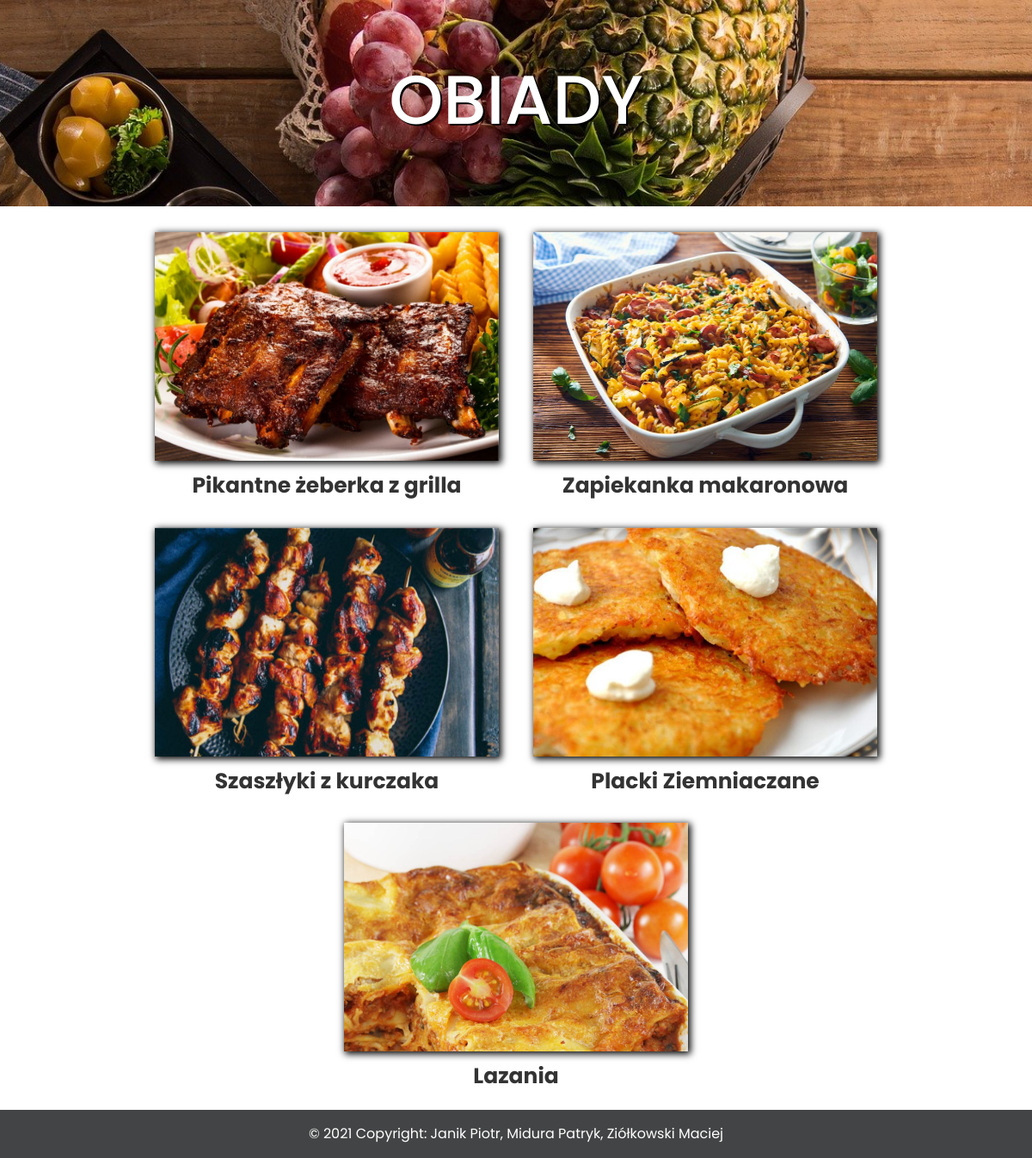
The page /dinner.php (signed in) on the database its author committed.
### tables this page shows
CREATE TABLE `recipes` (
  `recipe_ID` int(3) NOT NULL,
  `category_ID` int(2) NOT NULL,
  `user_ID` int(5) NOT NULL,
  `title` varchar(25) NOT NULL,
  `ingredients` longtext NOT NULL,
  `description` longtext NOT NULL,
  `picture` varchar(255) NOT NULL,
  `creation_date` datetime(6) NOT NULL DEFAULT current_timestamp(6) ON UPDATE current_timestamp(6)
);

### dinner.php (the view, shortened to what this page needs)
<!DOCTYPE HTML>
<html lang="pl">
  <head>
    <link rel="stylesheet" href="css/bootstrap.min.css">
    <link rel="stylesheet" href="css/custom_login.css">
    <link rel="stylesheet" href="css/custom_recipes.css">
    <link rel="stylesheet" href="https://maxcdn.bootstrapcdn.com/font-awesome/4.7.0/css/font-awesome.min.css">
  </head>
  <body>
  <div class="header2">
      <div class="flex-overlay3">
        <h1>OBIADY</h1>
      </div>
    </div>
    <div class="recipes">
      <ul id='mgal_show' class='mgal'>
        <?php
          include 'config.php';
          $sql = "SELECT * FROM recipes WHERE category_ID = '2'";
          $result = mysqli_query($conn, $sql);
          if(mysqli_num_rows($result) > 0) {
            while($row = mysqli_fetch_assoc($result)) {
              echo "<li>";
              echo "<div class='container'>";
              echo "<a href='recipe.php?id=",$row['recipe_ID'],"' style='text-decoration: none'>";
              echo "<img class='image' src='users_img/",$row['picture'],"'></a>";
              echo "</div>";
              echo "<span class='title'>";
              echo $row['title'];
              echo "</span>";
              echo "</li>";
            }
          }
        ?>
      </ul>
    </div>
    <footer class="bg-dark text-center text-white">
      <div class="text-center p-3">
        © 2021 Copyright: Janik Piotr, Midura Patryk, Ziółkowski Maciej
      </div>
    </footer>
  </body>
</html>

### css/custom_login.css (style rules this page uses)
body { margin: 0 auto; font-family: 'Poppins', sans-serif; }
.container { padding-left: 0px !important; padding-right: 0px !important; margin-left: auto !important; margin-right: auto !important; width: 400px !important; }
.mgal { list-style-type: none; margin: 0 auto ; text-align: center; padding-left: 0px; vertical-align: middle; }
.recipes { width: 97%; height: 30%; text-align: center; margin: auto; padding: 10px; }
.title { color:black; font-size: 25px; position: relative; top: 10px; font-weight: bold; opacity: 80%; }
@media (min-width: 451px) { .mgal li { width: 400px; display: inline-block; margin: 20px 20px 20px 20px; } }
.recipes .container { height: 266px; }
.container { position: relative; width: 100% !important; overflow: hidden; box-shadow: 2px 2px 8px 1px black; }
.image { opacity: 1; display: block; width: 100%; height: auto; transition: .5s ease; backface-visibility: hidden; }
.bg-dark { background-color: #434445 !important; }

### css/custom_recipes.css (style rules this page uses)
.header2 { height: 30vh; width: 100%; background: url("../img/bg4.jpg") center fixed; background-size: cover; }
.header2 .flex-overlay3 { height: 100%; width: 100%; display: flex; justify-content: center; align-items: center; color: white; }
.header2 .flex-overlay3 h1 { text-align: center; text-shadow: 2px 2px black; font-size: 80px; }

### rows shown on the page
recipes: picture (picture), title "Pikantne żeberka z grilla"
recipes: picture (picture), title "Zapiekanka makaronowa"
recipes: picture (picture), title "Szaszłyki z kurczaka"
recipes: picture (picture), title "Placki Ziemniaczane"
recipes: picture (picture), title "Lazania"
